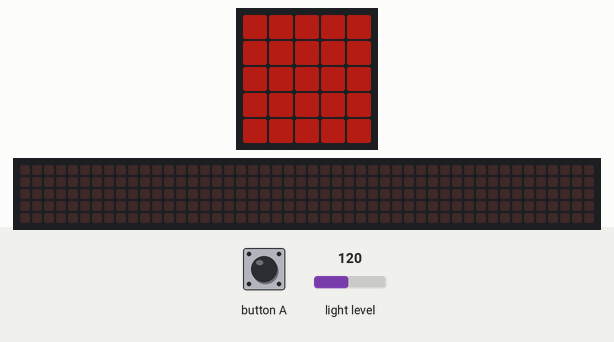
The program below on a simulated BBC micro:bit (MakeCode). On the bench: the board's 5×5 LED display, a strip that is not on the board, showing the scrolling text unrolled. The inputs (shaded band) are chosen by the test bench; at power-on: light level 120. Dim RGB values are drawn brighter than linear; the 48×5 strip is a reading aid, not a part: it shows the text the display is scrolling, unrolled, one strip-width of it at a time.

Above: at 1.2 s.
1.3 s: button A pressed for 0.15 s
At 1.73 s:
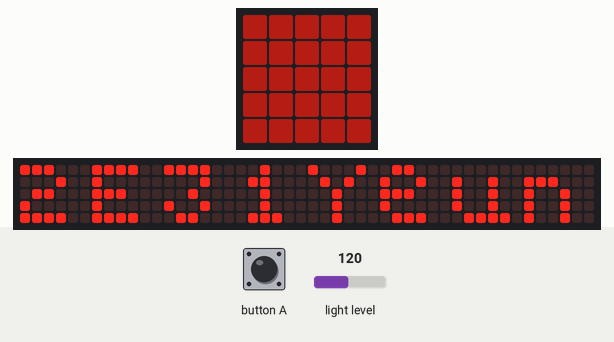
At 15.9 s:
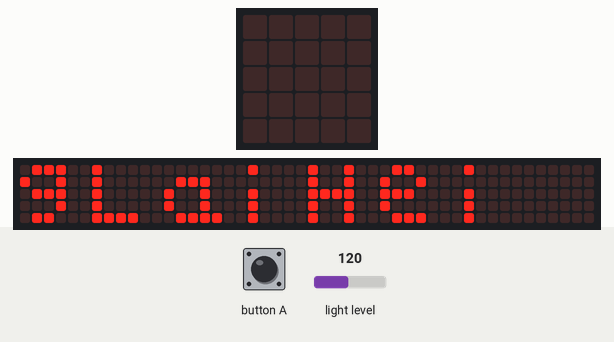

The program:

main.ts
```typescript
input.onButtonPressed(Button.A, function () {
    basic.showString("2E31YeungLaiHei")
    basic.showNumber(input.lightLevel())
})
basic.forever(function () {
    if (input.lightLevel() < 50) {
        led.setBrightness(255)
    }
    if (input.lightLevel() >= 128) {
        led.setBrightness(128)
    }
    if (input.lightLevel() >= 100) {
        led.setBrightness(64)
    }
    if (input.lightLevel() > 200) {
        led.setBrightness(0)
    }
    basic.showLeds(`
        # # # # #
        # # # # #
        # # # # #
        # # # # #
        # # # # #
        `)
})
```

test.ts
```typescript
// 在這裡測試；當此封包作為擴充功能時，將不會編譯此內容。
```

Measured:
- after the input at 1.3 s, the display: changes after 0.36 s (image 1)
- what the display in image 2 shows lasts 0.8 s, from 15.3 s to 16.1 s
